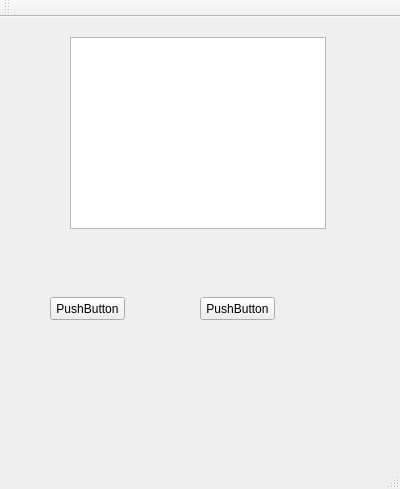
<?xml version="1.0" encoding="UTF-8"?>
<ui version="4.0">
 <class>MainWindow</class>
 <widget class="QMainWindow" name="MainWindow">
  <property name="geometry">
   <rect>
    <x>0</x>
    <y>0</y>
    <width>400</width>
    <height>489</height>
   </rect>
  </property>
  <property name="windowTitle">
   <string>MainWindow</string>
  </property>
  <widget class="QWidget" name="centralWidget">
   <widget class="QTextBrowser" name="textBrowser">
    <property name="geometry">
     <rect>
      <x>70</x>
      <y>20</y>
      <width>256</width>
      <height>192</height>
     </rect>
    </property>
   </widget>
   <widget class="QPushButton" name="pushButton">
    <property name="geometry">
     <rect>
      <x>50</x>
      <y>280</y>
      <width>75</width>
      <height>23</height>
     </rect>
    </property>
    <property name="text">
     <string>PushButton</string>
    </property>
   </widget>
   <widget class="QPushButton" name="pushButton_2">
    <property name="geometry">
     <rect>
      <x>200</x>
      <y>280</y>
      <width>75</width>
      <height>23</height>
     </rect>
    </property>
    <property name="text">
     <string>PushButton</string>
    </property>
   </widget>
  </widget>
  <widget class="QMenuBar" name="menuBar">
   <property name="geometry">
    <rect>
     <x>0</x>
     <y>0</y>
     <width>400</width>
     <height>23</height>
    </rect>
   </property>
  </widget>
  <widget class="QToolBar" name="mainToolBar">
   <attribute name="toolBarArea">
    <enum>TopToolBarArea</enum>
   </attribute>
   <attribute name="toolBarBreak">
    <bool>false</bool>
   </attribute>
  </widget>
  <widget class="QStatusBar" name="statusBar"/>
 </widget>
 <layoutdefault spacing="6" margin="11"/>
 <resources/>
 <connections/>
</ui>
